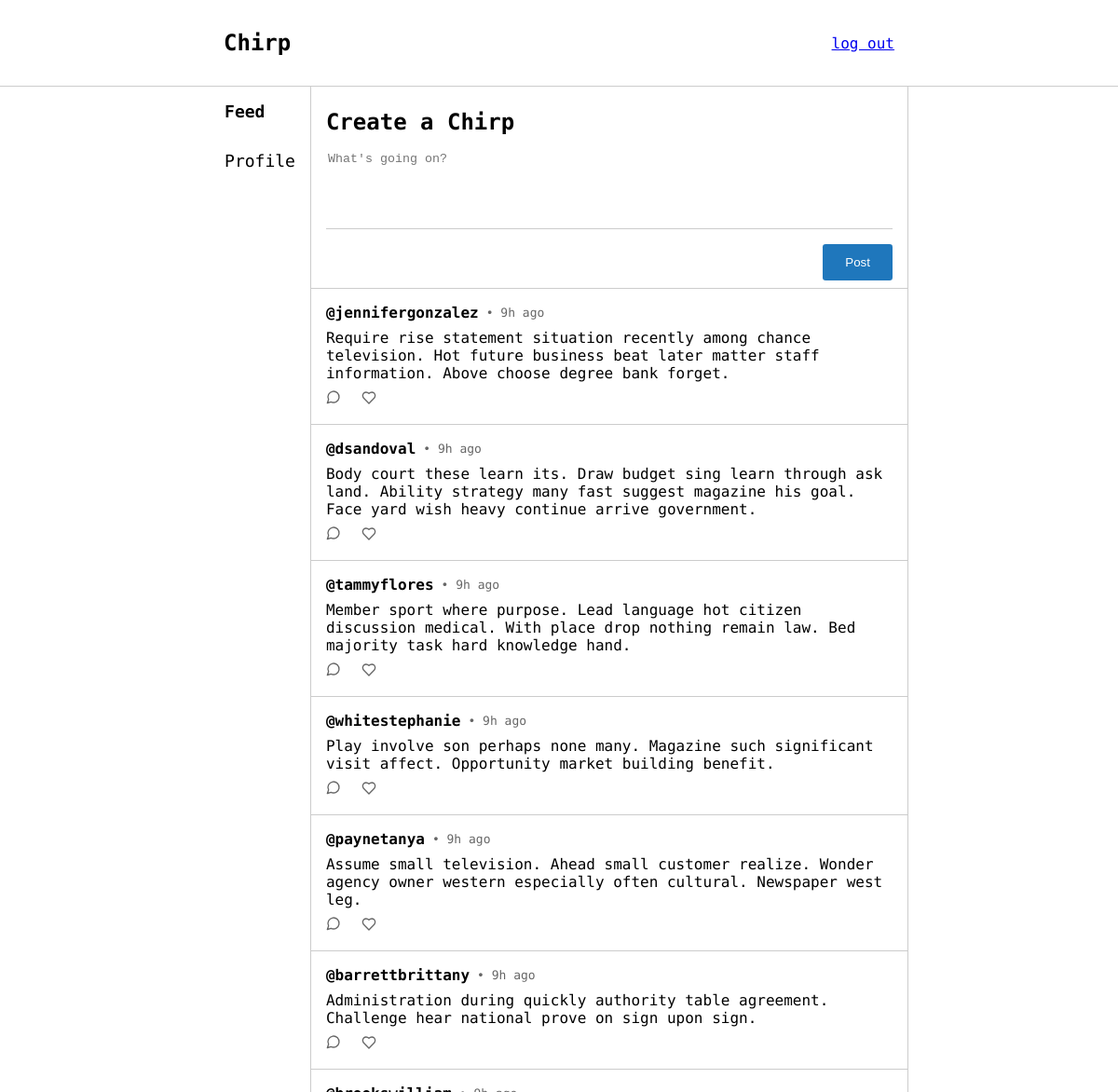
Page /feed (signed in) on the committed database.
### app/models.py (models this page shows, shortened)
class Post(db.Model):
    id = db.Column(db.Integer, primary_key=True)
    body = db.Column(db.String(256))
    posted_at = db.Column(db.DateTime, index=True, default=datetime.now)
    user_id = db.Column(db.Integer, db.ForeignKey('user.id'))
    likes = db.relationship('Like', backref='post', lazy='dynamic')
    comments = db.relationship('Comment', backref='post', lazy='dynamic')

class User(UserMixin, db.Model):
    id = db.Column(db.Integer, primary_key=True)
    username = db.Column(db.String(64), index=True, unique=True)
    password_hash = db.Column(db.String(128))
    posts = db.relationship('Post', backref='user', lazy='dynamic')
    likes = db.relationship('Like', backref='user', lazy='dynamic')
    comments = db.relationship('Comment', backref='user', lazy='dynamic')

### app/views.py (the view)
@app.route("/feed")
@login_required
def feed():
    posts = get_recommendations(current_user)
    return render_template('pages/feed.html', title="Feed", user_authenticated=current_user.is_authenticated, posts=posts)

### app/filters.py (called while the page is built)
def time_ago(value):
    now = datetime.now()
    diff = now - value
    seconds = diff.total_seconds()
    if seconds < 60:
        return f"{int(seconds)}s ago"
    elif seconds < 3600:
        return f"{int(seconds // 60)}m  ago"
    elif seconds < 86400:
        return f"{int(seconds // 3600)}h ago"
    elif seconds < 2592000:
        return f"{int(seconds // 86400)}d ago"
    elif seconds < 31536000:
        return f"{int(seconds // 2592000)}m ago"
    else:
        return f"{int(seconds // 31536000)}y ago"

### app/posts.py (called while the page is built)
def get_posts(user):
    liked_posts = aliased(models.Like)
    return db.session.query(models.Post,
                            db.case(
                                    (liked_posts.user_id == user.id, True),
                                    else_=False
                            ).label('liked_by_user')
                            ) \
                .join(liked_posts, liked_posts.post_id == models.Post.id, isouter=True)

def get_mutual_likes(user1, user2):
    liked_posts_user1 = set([like.post_id for like in user1.likes])
    liked_posts_user2 = set([like.post_id for like in user2.likes])
    mutual_likes = liked_posts_user1.intersection(liked_posts_user2)
    return len(mutual_likes)

def get_recommendations(user):
    all_posts = get_posts(user).all()
    recommendations = []
    for post, liked in all_posts:
        if post.user_id == user.id or liked:
            continue
        users_who_liked = [like.user for like in post.likes]
        mutual_likes = 0
        for other_user in users_who_liked:
            mutual_likes_count = get_mutual_likes(user, other_user)
            mutual_likes += mutual_likes_count
        random_factor = random.uniform(0.7, 1.4)
        score = mutual_likes * random_factor
        recommendations.append((post, liked, score))
    recommendations.sort(key=lambda x: x[2], reverse=True)
    return [(post, liked) for post, liked, score in recommendations[:10]]

### app/views.py (called while the page is built)
@login_manager.user_loader
def load_user(user_id):
    return db.session.query(models.User).get(user_id)

### app/templates/pages/feed.html (shortened to what this page needs)
{% extends "layouts/authorised_layout.html" %}
{% block authorised_head %}
    <link rel="stylesheet" href="{{ url_for('static', filename='css/feed.css') }}">
    <link rel="stylesheet" href="{{ url_for('static', filename='css/components.css') }}">
{% endblock %}
{% block sidebar_feed %}
    sidebar-item-active
{% endblock %}
{% block authorised_content %}
    <div class="post-box">
        <h2 class="post-title">Create a Chirp</h3>
        <textarea id="post-content" class="post-textarea" placeholder="What's going on?" maxlength="256"></textarea>
        {% with button_class="btn-filled post-btn", text="Post", id="post-btn" %}
            {% include 'components/button.html' %}
        {% endwith %}
    </div>
    {% for post, liked in posts %}
        {% with post=post, liked=liked %}
            {% include 'components/post.html' %}
        {% endwith %}
    {% endfor %}
{% endblock %}

### app/templates/components/post.html
<div id="{{'post' if not comment else 'comment'}}-{{ post.id }}" class="post-container">
    <span class="post-heading">
        <h3>
            <a href="/profile/{{ post.user.username }}">@{{ post.user.username }}</a>
        </h3>
        <p>• {{ post.posted_at | time_ago }}</p>
    </span>
    <p style="margin:0;">
        {{ post.body }}
    </p>
    {% if not comment %}
        <span class="post-footing">
            <a href="/post/{{ post.id }}" alt="Leave or view comments on this post">
                <svg xmlns="http://www.w3.org/2000/svg" width="16" height="16" viewBox="0 0 24 24" fill="none" stroke="currentColor" stroke-width="2" stroke-linecap="round" stroke-linejoin="round">
                    <path d="M7.9 20A9 9 0 1 0 4 16.1L2 22Z"/>
                </svg>
            </a>
            <button onclick="like({{ post.id }})" aria-label="Like this post">
                <svg xmlns="http://www.w3.org/2000/svg" width="16" height="16" viewBox="0 0 24 24" fill="none" stroke="currentColor" stroke-width="2" stroke-linecap="round" stroke-linejoin="round" class="{{ 'liked' if liked }}">
                    <path d="M19 14c1.49-1.46 3-3.21 3-5.5A5.5 5.5 0 0 0 16.5 3c-1.76 0-3 .5-4.5 2-1.5-1.5-2.74-2-4.5-2A5.5 5.5 0 0 0 2 8.5c0 2.3 1.5 4.05 3 5.5l7 7Z"/>
                </svg>
            </button>
        </span>
    {% endif %}
</div>

### app/static/css/root_layout.css (style rules this page uses)
body { margin: 0; font-family: 'Geist Mono', monospace; position: absolute; width: 100%; height: 100%; display: flex; flex-direction: column; }

### app/static/css/feed.css (style rules this page uses)
.post-box { display: flex; flex-direction: column; gap: 1rem; border-bottom: solid 1px #ccc; padding: .5rem 1rem; }
.post-title { margin: 0; margin-top: 1rem; }
.post-textarea { resize: none; border: none; border-bottom: solid 1px #ccc; outline: none; height: 5rem; }

### app/static/css/components.css (style rules this page uses)
.post-container { padding: 1rem; display: flex; gap: .5rem; flex-direction: column; border-bottom: 1px solid #ccc; }
.post-heading { display: flex; gap: .5rem; align-items: center; }
.post-heading > p { color: #666; font-size: small; margin: 0; }
.post-heading > h3 { font-size: medium; margin: 0; }
.post-heading > h3 > a { text-decoration: none; color: inherit; }
.post-footing { display: flex; gap: 1rem; }
.post-footing > a, button { color: #666; cursor: pointer; border: none; background-color: transparent; }

### rows in the picture
Post: user.username "jennifergonzalez", posted_at "9h ago", body "Require rise statement situation recently among chance television. Hot future business beat later matter staff information. Above choose degree bank forget."
Post: user.username "dsandoval", posted_at "9h ago", body "Body court these learn its. Draw budget sing learn through ask land. Ability strategy many fast suggest magazine his goal. Face yard wish heavy continue arrive government."
Post: user.username "tammyflores", posted_at "9h ago", body "Member sport where purpose. Lead language hot citizen discussion medical. With place drop nothing remain law. Bed majority task hard knowledge hand."
Post: user.username "whitestephanie", posted_at "9h ago", body "Play involve son perhaps none many. Magazine such significant visit affect. Opportunity market building benefit."
Post: user.username "paynetanya", posted_at "9h ago", body "Assume small television. Ahead small customer realize. Wonder agency owner western especially often cultural. Newspaper west leg."
Post: user.username "barrettbrittany", posted_at "9h ago", body "Administration during quickly authority table agreement. Challenge hear national prove on sign upon sign."

### other values in the picture
{{ text }} "Post"
